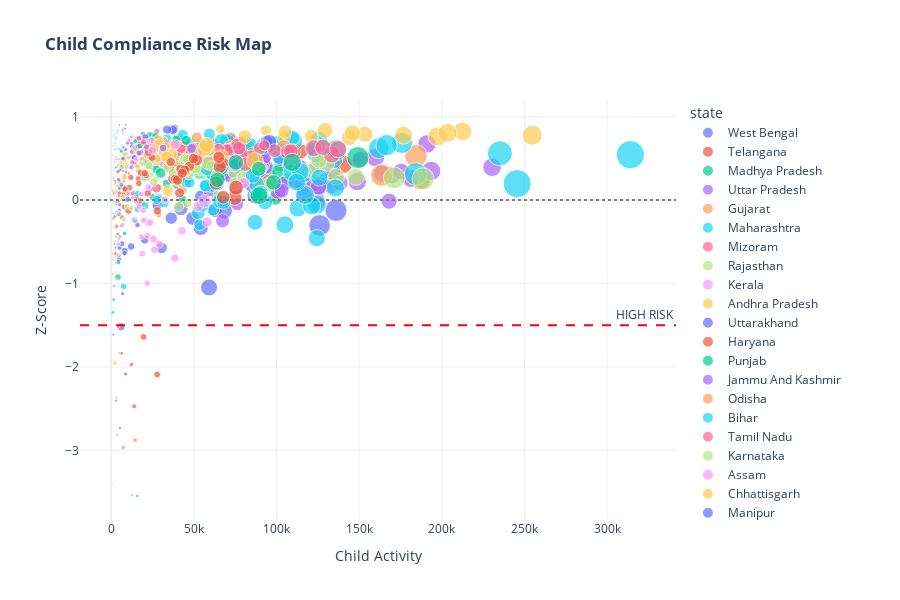

Notebook code cell kept with this figure:
### Code cell
# Visualize CLCS Risk
active = district_df[district_df['total_child_activity'] > 1000]

fig_risk = px.scatter(
    active, x='total_child_activity', y='clcs_zscore', color='state',
    size='total_volume', hover_name='district',
    title='<b>Child Compliance Risk Map</b>',
    labels={'clcs_zscore': 'Z-Score', 'total_child_activity': 'Child Activity'},
    template='plotly_white', height=600
)
fig_risk.add_hline(y=-1.5, line_dash="dash", line_color="red", annotation_text="HIGH RISK")
fig_risk.add_hline(y=0, line_dash="dot", line_color="gray")
fig_risk.show()
